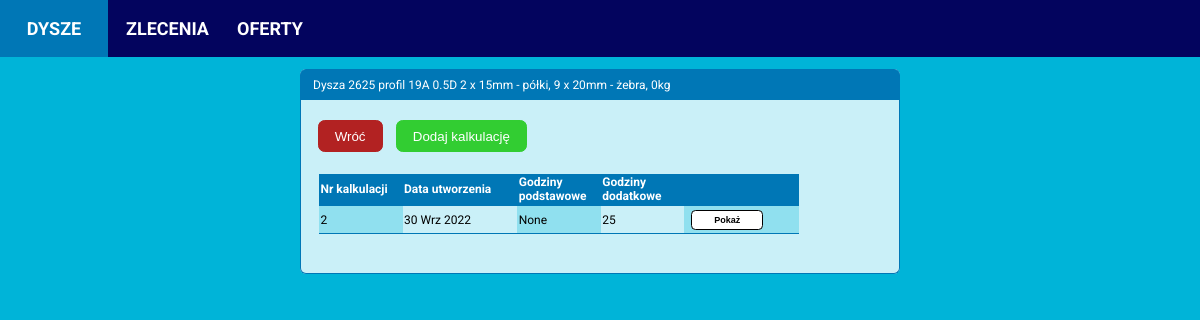
The app's page /nozzle/2/calculations with its own data.
### calculator/models.py (models this page shows, shortened)
class Nozzle(models.Model):
    PROFILES = (('Optima', 'Optima'),
                ('19A', '19A'),
                )
    INNER_RING_TYPES = (('Complete st. st. inside', 'Wnętrze nierdzewne'),
                        ('St. st. ring inside', 'Pierścień kawitacyjny nierdzewny'),
                        ('Complete steel', 'Wnętrze ze stali zwykłej'),
                        ('St. st. ring and outlet', 'Pierścień kawitacyjny i wylot ze stali nierdzewnej'))
    date_created = models.DateTimeField(auto_now_add=True)
    diameter = models.PositiveIntegerField(null=False, blank=False)
    profile = models.CharField(max_length=32, choices=PROFILES, null=False, blank=False)
    drawing_number = models.CharField(max_length=32, blank=True)
    profile_height = models.PositiveIntegerField(null=False, blank=False)
    inner_ring_type = models.CharField(max_length=32, choices=INNER_RING_TYPES, null=False, blank=False)
    inner_ring_thickness_propeller_zone = models.PositiveIntegerField(null=False, blank=False)
    inner_ring_thickness_inlet_zone = models.PositiveIntegerField(null=False, blank=False)
    inner_ring_thickness_outlet_zone = models.PositiveIntegerField(null=False, blank=False)
    ribs_quantity = models.PositiveIntegerField(null=False, blank=False)
    ribs_thickness = models.PositiveIntegerField(null=False, blank=False)
    segments_quantity = models.PositiveIntegerField(null=False, blank=False)
    segments_thickness = models.PositiveIntegerField(null=False, blank=False)
    has_headbox = models.BooleanField(null=False, blank=False)
    has_outlet_ring = models.BooleanField(null=False, blank=False)
    theoretical_weight = models.PositiveIntegerField(blank=True, default=0)
    real_weight = models.PositiveIntegerField(blank=True, default=0)

class NozzleCalculation(models.Model):
    nozzle = models.ForeignKey(Nozzle, on_delete=models.CASCADE)
    date_created = models.DateTimeField(auto_now_add=True)
    assembly_hours = models.PositiveIntegerField(default=0, blank=True, null=True)
    welding_hours = models.PositiveIntegerField(default=0, blank=True, null=True)
    spinning_hours = models.PositiveIntegerField(default=0, blank=True, null=True)
    small_machining_hours = models.PositiveIntegerField(default=0, blank=True, null=True)
    medium_machining_hours = models.PositiveIntegerField(default=0, blank=True, null=True)
    tos_machining_hours = models.PositiveIntegerField(default=0, blank=True, null=True)
    cutting_plates_hours = models.PositiveIntegerField(default=0, blank=True, null=True)
    bending_hours = models.PositiveIntegerField(default=0, blank=True, null=True)
    rolling_profiles_hours = models.PositiveIntegerField(default=0, blank=True, null=True)
    comment = models.TextField(default='', blank=True, null=True)

### calculator/views.py (the view)
# urls.py: path('nozzle/<int:nozzle_id>/calculations', nozzle_calculations_view, name='nozzle_calculations'),
def nozzle_calculations_view(request, nozzle_id):
    nozzle = Nozzle.objects.get(id=nozzle_id)
    ratio = round((nozzle.profile_height / nozzle.diameter), 1)
    calculations = nozzle.nozzlecalculation_set.order_by('date_created').annotate(
        total_additional_hours=Sum(F('additionalnozzlehours__additional_hours_amount'))).annotate(
        total_hours=F('assembly_hours')+F('welding_hours'))  ######## dokończyć sumowanie!!!!!!!!!!!!!!!!!!!!
    template = 'calculator/nozzle_calculations.html'
    context = {'nozzle': nozzle,
               'calculations': calculations,
               'ratio': ratio,
               }
    return render(request, template, context)

### calculator/templates/calculator/nozzle_calculations.html
{% extends 'calculator/base.html' %}
{% block content %}
<div class="content-main">
  <div class="item-box">
    <div class="item-header-box">
      <p>Dysza {{ nozzle.diameter }}
       profil {{ nozzle.profile }}
      {{ ratio }}D {{ type_name }}
      {{ nozzle.segments_quantity}} x {{ nozzle.segments_thickness}}mm - półki,
      {{ nozzle.ribs_quantity}} x {{ nozzle.ribs_thickness}}mm - żebra,
      {{ nozzle.theoretical_weight }}kg</p>
    </div>
    <div class="item-details">
      <div class="button-box">
        <a href="{% url 'calculator:nozzle_details' nozzle.id %}"><button class="cancel-btn">Wróć</button></a>
        <a href="{% url 'calculator:add_nozzle_calculation' nozzle_id=nozzle.id %}"><button class="add-btn">Dodaj kalkulację</button></a>
      </div>
      <div class="item-details-table">
        <table>
          <thead>
            <tr>
              <th style="width: 6em;">Nr kalkulacji</th>
              <th>Data utworzenia</th>
              <th style="width: 6em;">Godziny podstawowe</th>
              <th style="width: 6em;">Godziny dodatkowe</th>
              <th></th>
            </tr>
          </thead>
          {% for calculation in calculations%}
          <tr>
            <td>{{ calculation.id }}</td>
            {% load i18n %}
            {% language 'pl' %}
            <td>{{ calculation.date_created|date:"d M Y" }}</td>
            {% endlanguage %}
            <td>{{ calculation.total_hours }}</td>
            {% if calculation.total_additional_hours %}
              <td>{{ calculation.total_additional_hours }}</td>
            {% else %}
              <td>&nbsp -</td>
            {% endif %}
            <td><a href="{% url 'calculator:nozzle_calculation_details' calculation.id %}"><button class="show-btn">Pokaż</button></a></td>
          </tr>
          {% endfor %}
        </table>
      </div>
    </div>
  </div>
</div>
{% endblock content %}

### static/styles.css (style rules this page uses)
body { font-family: Roboto, Arial; font-size: 12px; margin: 0 auto; padding: 0; background-color: #00b4d8; }
table { width: 480px; }
table, th, td { border-collapse: collapse; text-align: left; border-bottom: 1px solid #0077b6; margin-left: 0.5em; margin-bottom: 2em; }
td:nth-child(2n+1) { background-color: #90e0ef; }
thead { background-color: #0077b6; color: white; font-weight: 300; }
thead th { width: 100px; }
th, td { padding: 0.125em; }
.content-main { display: flex; flex-direction: row; background-color: #00b4d8; justify-content: space-between; align-items: flex-start; margin: 0 auto; padding: 0 auto; }
.item-box { min-width: 350px; width: 600px; display: flex; flex-direction: column; background-color: #CAF0F8; border-radius: 0.5em; margin: 1em auto; padding: 0px; }
.item-header-box { display: flex; margin: 0; padding-left: 1em; background-color: #0077b6; height: 2.5em; color: white; border-top-left-radius: 0.5em; border-top-right-radius: 0.5em; border-left: 1px solid #0077b6; border-right: 1px solid #0077b6; border-top: 1px solid #0077b6; align-items: center; }
.item-details { padding: 1em 1em; border-left: 1px solid #0077b6; border-right: 1px solid #0077b6; border-bottom: 1px solid #0077b6; border-bottom-left-radius: 0.5em; border-bottom-right-radius: 0.5em; }
.item-details-table { padding: 0.25em 0; margin-top: 1em; }
.button-box { display: flex; justify-content: flex-start; align-items: center; margin: 0.125em 0.25em; }
.show-btn { font-size: 0.75em; font-weight: bold; text-align: center; margin: 0.25em 0.625em; background-color: white; border: 1px solid black; border-radius: 0.5em; height: 1.25rem; width: 8em; cursor: pointer; transition: background-color 0.2s; transition: color 0.2s; }
.add-btn, .confirm-btn, .cancel-btn { background-color: limegreen; color: white; border: 1px solid limegreen; border-radius: 0.5em; height: 2rem; padding: 0.5rem 1rem; margin: 0.5em 0.5em; cursor: pointer; }
.cancel-btn { background-color: firebrick; border: 1px solid firebrick; margin-left: 0.125em; }

### records on screen
Nozzle: diameter "2625", profile "19A", segments_quantity "2", segments_thickness "15", ribs_quantity "9", ribs_thickness "20", theoretical_weight "0"
NozzleCalculation: id "2", date_created "30 Wrz 2022", total_hours "None", total_additional_hours "25"

### other values on screen
{{ ratio }} "0.5"
